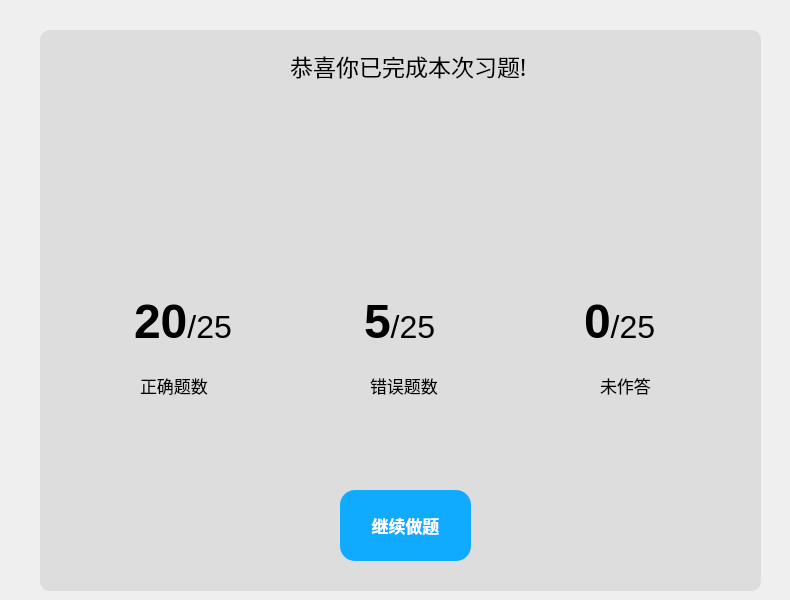
     <widget class="QWidget" name="page_6">
      <widget class="QTextBrowser" name="text_right_2">
       <property name="geometry">
        <rect>
         <x>130</x>
         <y>290</y>
         <width>171</width>
         <height>81</height>
        </rect>
       </property>
       <property name="styleSheet">
        <string notr="true">background-color: rgb(221, 221, 221);</string>
       </property>
       <property name="frameShape">
        <enum>QFrame::NoFrame</enum>
       </property>
       <property name="html">
        <string>&lt;!DOCTYPE HTML PUBLIC &quot;-//W3C//DTD HTML 4.0//EN&quot; &quot;http://www.w3.org/TR/REC-html40/strict.dtd&quot;&gt;
&lt;html&gt;&lt;head&gt;&lt;meta name=&quot;qrichtext&quot; content=&quot;1&quot; /&gt;&lt;meta charset=&quot;utf-8&quot; /&gt;&lt;style type=&quot;text/css&quot;&gt;
p, li { white-space: pre-wrap; }
hr { height: 1px; border-width: 0; }
li.unchecked::marker { content: &quot;\2610&quot;; }
li.checked::marker { content: &quot;\2612&quot;; }
&lt;/style&gt;&lt;/head&gt;&lt;body style=&quot; font-family:'Microsoft YaHei UI'; font-size:9pt; font-weight:400; font-style:normal;&quot;&gt;
&lt;p style=&quot; margin-top:0px; margin-bottom:0px; margin-left:0px; margin-right:0px; -qt-block-indent:0; text-indent:0px;&quot;&gt;&lt;span style=&quot; font-family:'SimSun'; font-size:36pt; font-weight:600;&quot;&gt;20&lt;/span&gt;&lt;span style=&quot; font-family:'SimSun'; font-size:24pt;&quot;&gt;/25&lt;/span&gt;&lt;/p&gt;&lt;/body&gt;&lt;/html&gt;</string>
       </property>
      </widget>
      <widget class="QPushButton" name="Bt_continue_2">
       <property name="geometry">
        <rect>
         <x>340</x>
         <y>490</y>
         <width>131</width>
         <height>71</height>
        </rect>
       </property>
       <property name="font">
        <font>
         <family>微软雅黑</family>
         <pointsize>13</pointsize>
         <bold>true</bold>
         <underline>false</underline>
        </font>
       </property>
       <property name="cursor">
        <cursorShape>PointingHandCursor</cursorShape>
       </property>
       <property name="styleSheet">
        <string notr="true">QPushButton{
	background-color: rgb(16, 171, 255);
	color: rgb(255, 255, 255);
	border-radius:15px

}
QPushButton:pressed{
	padding-left:5px;
	padding-top:5px;
}</string>
       </property>
       <property name="text">
        <string>继续做题</string>
       </property>
      </widget>
      <widget class="QLabel" name="label_class_2">
       <property name="geometry">
        <rect>
         <x>290</x>
         <y>30</y>
         <width>311</width>
         <height>71</height>
        </rect>
       </property>
       <property name="font">
        <font>
         <family>微软雅黑</family>
         <pointsize>17</pointsize>
        </font>
       </property>
       <property name="text">
        <string>恭喜你已完成本次习题!</string>
       </property>
      </widget>
      <widget class="QLabel" name="label_none_2">
       <property name="geometry">
        <rect>
         <x>600</x>
         <y>370</y>
         <width>71</width>
         <height>31</height>
        </rect>
       </property>
       <property name="font">
        <font>
         <family>微软雅黑</family>
         <pointsize>13</pointsize>
        </font>
       </property>
       <property name="text">
        <string>未作答</string>
       </property>
      </widget>
      <widget class="QLabel" name="label_admit_2">
       <property name="geometry">
        <rect>
         <x>310</x>
         <y>140</y>
         <width>191</width>
         <height>111</height>
        </rect>
       </property>
       <property name="styleSheet">
        <string notr="true">image: url(:/新前缀/已提交red.png);
</string>
       </property>
       <property name="text">
        <string/>
       </property>
      </widget>
      <widget class="QLabel" name="label_wrongnum_2">
       <property name="geometry">
        <rect>
         <x>370</x>
         <y>370</y>
         <width>91</width>
         <height>31</height>
        </rect>
       </property>
       <property name="font">
        <font>
         <family>微软雅黑</family>
         <pointsize>13</pointsize>
        </font>
       </property>
       <property name="text">
        <string>错误题数</string>
       </property>
      </widget>
      <widget class="QLabel" name="label_rightnum_2">
       <property name="geometry">
        <rect>
         <x>140</x>
         <y>370</y>
         <width>91</width>
         <height>31</height>
        </rect>
       </property>
       <property name="font">
        <font>
         <family>微软雅黑</family>
         <pointsize>13</pointsize>
        </font>
       </property>
       <property name="text">
        <string>正确题数</string>
       </property>
      </widget>
      <widget class="QTextBrowser" name="text_wrong_2">
       <property name="geometry">
        <rect>
         <x>360</x>
         <y>290</y>
         <width>171</width>
         <height>81</height>
        </rect>
       </property>
       <property name="styleSheet">
        <string notr="true">background-color: rgb(221, 221, 221);</string>
       </property>
       <property name="frameShape">
        <enum>QFrame::NoFrame</enum>
       </property>
       <property name="html">
        <string>&lt;!DOCTYPE HTML PUBLIC &quot;-//W3C//DTD HTML 4.0//EN&quot; &quot;http://www.w3.org/TR/REC-html40/strict.dtd&quot;&gt;
&lt;html&gt;&lt;head&gt;&lt;meta name=&quot;qrichtext&quot; content=&quot;1&quot; /&gt;&lt;meta charset=&quot;utf-8&quot; /&gt;&lt;style type=&quot;text/css&quot;&gt;
p, li { white-space: pre-wrap; }
hr { height: 1px; border-width: 0; }
li.unchecked::marker { content: &quot;\2610&quot;; }
li.checked::marker { content: &quot;\2612&quot;; }
&lt;/style&gt;&lt;/head&gt;&lt;body style=&quot; font-family:'Microsoft YaHei UI'; font-size:9pt; font-weight:400; font-style:normal;&quot;&gt;
&lt;p style=&quot; margin-top:0px; margin-bottom:0px; margin-left:0px; margin-right:0px; -qt-block-indent:0; text-indent:0px;&quot;&gt;&lt;span style=&quot; font-family:'SimSun'; font-size:36pt; font-weight:600;&quot;&gt;5&lt;/span&gt;&lt;span style=&quot; font-family:'SimSun'; font-size:24pt;&quot;&gt;/25&lt;/span&gt;&lt;/p&gt;&lt;/body&gt;&lt;/html&gt;</string>
       </property>
      </widget>
      <widget class="QLabel" name="label_bg2_2">
       <property name="geometry">
        <rect>
         <x>40</x>
         <y>30</y>
         <width>721</width>
         <height>561</height>
        </rect>
       </property>
       <property name="styleSheet">
        <string notr="true">background-color: rgb(221, 221, 221);
border-radius:10px</string>
       </property>
       <property name="text">
        <string/>
       </property>
      </widget>
      <widget class="QLabel" name="label_score_2">
       <property name="geometry">
        <rect>
         <x>220</x>
         <y>50</y>
         <width>61</width>
         <height>41</height>
        </rect>
       </property>
       <property name="styleSheet">
        <string notr="true">image: url(:/新前缀/成绩单.png);</string>
       </property>
       <property name="text">
        <string/>
       </property>
      </widget>
      <widget class="QLabel" name="label_addition_2">
       <property name="geometry">
        <rect>
         <x>710</x>
         <y>10</y>
         <width>71</width>
         <height>51</height>
        </rect>
       </property>
       <property name="styleSheet">
        <string notr="true">image: url(:/新前缀/回形针.png);</string>
       </property>
       <property name="text">
        <string/>
       </property>
      </widget>
      <widget class="QTextBrowser" name="text_none_2">
       <property name="geometry">
        <rect>
         <x>580</x>
         <y>290</y>
         <width>161</width>
         <height>81</height>
        </rect>
       </property>
       <property name="styleSheet">
        <string notr="true">background-color: rgb(221, 221, 221);</string>
       </property>
       <property name="frameShape">
        <enum>QFrame::NoFrame</enum>
       </property>
       <property name="html">
        <string>&lt;!DOCTYPE HTML PUBLIC &quot;-//W3C//DTD HTML 4.0//EN&quot; &quot;http://www.w3.org/TR/REC-html40/strict.dtd&quot;&gt;
&lt;html&gt;&lt;head&gt;&lt;meta name=&quot;qrichtext&quot; content=&quot;1&quot; /&gt;&lt;meta charset=&quot;utf-8&quot; /&gt;&lt;style type=&quot;text/css&quot;&gt;
p, li { white-space: pre-wrap; }
hr { height: 1px; border-width: 0; }
li.unchecked::marker { content: &quot;\2610&quot;; }
li.checked::marker { content: &quot;\2612&quot;; }
&lt;/style&gt;&lt;/head&gt;&lt;body style=&quot; font-family:'Microsoft YaHei UI'; font-size:9pt; font-weight:400; font-style:normal;&quot;&gt;
&lt;p style=&quot; margin-top:0px; margin-bottom:0px; margin-left:0px; margin-right:0px; -qt-block-indent:0; text-indent:0px;&quot;&gt;&lt;span style=&quot; font-family:'SimSun'; font-size:36pt; font-weight:600;&quot;&gt;0&lt;/span&gt;&lt;span style=&quot; font-family:'SimSun'; font-size:24pt;&quot;&gt;/25&lt;/span&gt;&lt;/p&gt;&lt;/body&gt;&lt;/html&gt;</string>
       </property>
      </widget>
      <zorder>label_bg2_2</zorder>
      <zorder>label_rightnum_2</zorder>
      <zorder>label_class_2</zorder>
      <zorder>text_none_2</zorder>
      <zorder>label_none_2</zorder>
      <zorder>Bt_continue_2</zorder>
      <zorder>text_wrong_2</zorder>
      <zorder>label_admit_2</zorder>
      <zorder>label_score_2</zorder>
      <zorder>label_wrongnum_2</zorder>
      <zorder>text_right_2</zorder>
      <zorder>label_addition_2</zorder>
     </widget>
